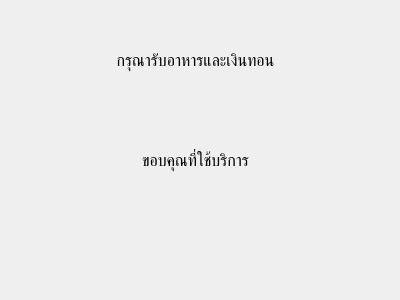
<?xml version="1.0" encoding="UTF-8"?>
<ui version="4.0">
 <class>Dialog_PopupCookFinish</class>
 <widget class="QDialog" name="Dialog_PopupCookFinish">
  <property name="geometry">
   <rect>
    <x>0</x>
    <y>0</y>
    <width>400</width>
    <height>300</height>
   </rect>
  </property>
  <property name="minimumSize">
   <size>
    <width>400</width>
    <height>300</height>
   </size>
  </property>
  <property name="maximumSize">
   <size>
    <width>400</width>
    <height>300</height>
   </size>
  </property>
  <property name="windowTitle">
   <string>Cook - Food Vending Machine</string>
  </property>
  <property name="windowIcon">
   <iconset resource="../image/icon/icon.qrc">
    <normaloff>:/icon/vending-machine.png</normaloff>:/icon/vending-machine.png</iconset>
  </property>
  <widget class="QLabel" name="label">
   <property name="geometry">
    <rect>
     <x>10</x>
     <y>20</y>
     <width>371</width>
     <height>81</height>
    </rect>
   </property>
   <property name="font">
    <font>
     <pointsize>12</pointsize>
    </font>
   </property>
   <property name="text">
    <string>กรุณารับอาหารและเงินทอน</string>
   </property>
   <property name="alignment">
    <set>Qt::AlignCenter</set>
   </property>
  </widget>
  <widget class="QLabel" name="label_2">
   <property name="geometry">
    <rect>
     <x>10</x>
     <y>120</y>
     <width>371</width>
     <height>81</height>
    </rect>
   </property>
   <property name="font">
    <font>
     <pointsize>12</pointsize>
    </font>
   </property>
   <property name="text">
    <string>ขอบคุณที่ใช้บริการ</string>
   </property>
   <property name="alignment">
    <set>Qt::AlignCenter</set>
   </property>
  </widget>
 </widget>
 <resources>
  <include location="../image/icon/icon.qrc"/>
 </resources>
 <connections/>
</ui>
